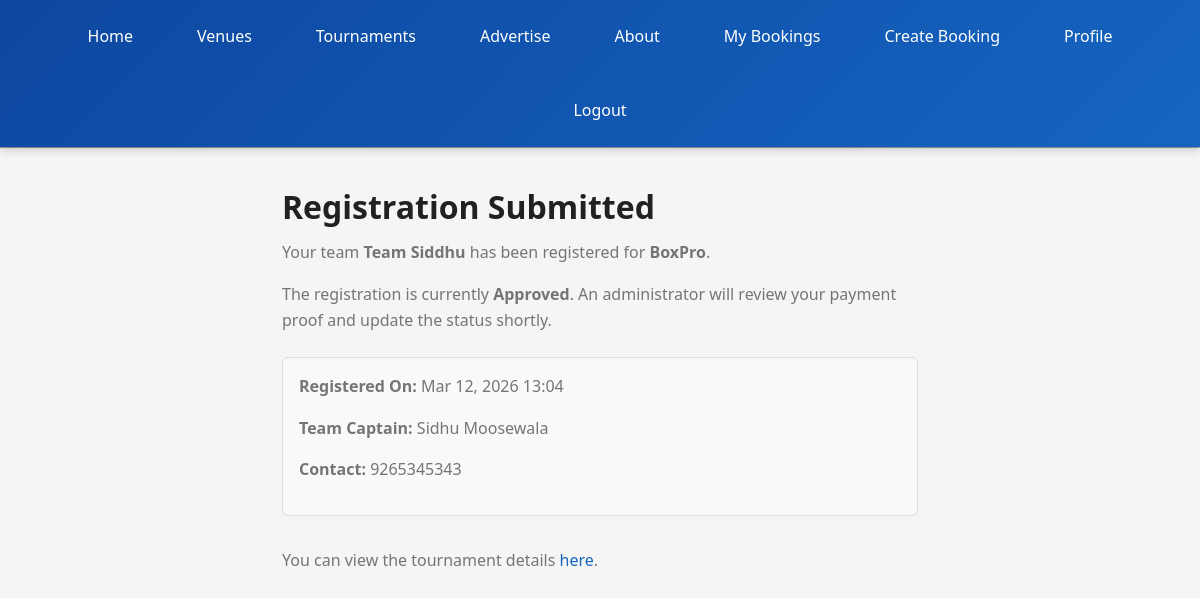
Screenshot of /booking/tournaments/registration/success/1/ (signed in) with the database file from the repository.
### booking/models.py (models this page shows, shortened)
class TournamentRegistration(models.Model):
    STATUS_CHOICES = (
        ('pending', 'Pending'),
        ('approved', 'Approved'),
        ('rejected', 'Rejected'),
    )
    tournament = models.ForeignKey(Tournament, related_name='registrations', on_delete=models.CASCADE)
    team = models.ForeignKey(Team, related_name='tournament_registrations', on_delete=models.CASCADE)
    user = models.ForeignKey(settings.AUTH_USER_MODEL, related_name='tournament_registrations', on_delete=models.CASCADE)
    status = models.CharField(max_length=20, choices=STATUS_CHOICES, default='pending')
    created_at = models.DateTimeField(auto_now_add=True)
    updated_at = models.DateTimeField(auto_now=True)
    class Meta:
        ordering = ['-created_at']
        unique_together = ('tournament', 'team')

class Team(models.Model):
    name = models.CharField(max_length=150)
    captain_name = models.CharField(max_length=100)
    contact_number = models.CharField(max_length=15)
    player_list = models.TextField(help_text='List players (one per line)')
    created_by = models.ForeignKey(settings.AUTH_USER_MODEL, related_name='teams', on_delete=models.CASCADE)
    created_at = models.DateTimeField(auto_now_add=True)
    class Meta:
        ordering = ['name']

class Tournament(models.Model):
    STATUS_CHOICES = (
        ('upcoming', 'Upcoming'),
        ('ongoing', 'Ongoing'),
        ('completed', 'Completed'),
        ('cancelled', 'Cancelled'),
    )
    name = models.CharField(max_length=150)
    description = models.TextField()
    poster = models.ImageField(upload_to='tournament_posters/', blank=True, null=True)
    start_date = models.DateField()
    end_date = models.DateField()
    start_time = models.TimeField()
    venue = models.ForeignKey(Venue, related_name='tournaments', on_delete=models.CASCADE)
    max_teams = models.PositiveIntegerField(default=8)
    entry_fee = models.DecimalField(max_digits=10, decimal_places=2, default=0)
    status = models.CharField(max_length=20, choices=STATUS_CHOICES, default='upcoming')
    contact_person = models.CharField(max_length=100)
    contact_email = models.EmailField()
    contact_phone = models.CharField(max_length=15)
    rules = models.TextField(blank=True)
    prize_pool = models.CharField(max_length=100, blank=True)
    created_at = models.DateTimeField(auto_now_add=True)
    updated_at = models.DateTimeField(auto_now=True)
    class Meta:
        ordering = ['start_date']

### booking/views.py (the view)
# urls.py: path('tournaments/registration/success/<int:pk>/', tournament_registration_success, name='tournament_registration_success'),
@login_required
def tournament_registration_success(request, pk):
    registration = get_object_or_404(TournamentRegistration, pk=pk, user=request.user)
    return render(request, 'booking/tournament_registration_success.html', {'registration': registration})

### booking/context_processors.py (called while the page is built)
def active_ads(request):
    today = timezone.now().date()
    active_ads_qs = Advertisement.objects.filter(is_active=True, start_date__lte=today, end_date__gte=today)
    ads_by_position = {choice[0]: [] for choice in Advertisement.POSITION_CHOICES}
    for ad in active_ads_qs:
        ads_by_position.setdefault(ad.position, []).append(ad)
    return {
        'active_ads': ads_by_position,
    }

### myproject/context_processors.py (called while the page is built)
def admin_email(request):
    return {'ADMIN_EMAIL': settings.ADMIN_EMAIL}

### templates/booking/tournament_registration_success.html
{% extends 'base.html' %}
{% block content %}
<div class="container" style="max-width:700px; margin:2rem auto;">
    <h2>Registration Submitted</h2>
    <p>Your team <strong>{{ registration.team.name }}</strong> has been registered for <strong>{{ registration.tournament.name }}</strong>.</p>
    <p>The registration is currently <strong>{{ registration.get_status_display }}</strong>. An administrator will review your payment proof and update the status shortly.</p>
    <div style="margin-top:1.5rem; padding:1rem; background:#f9f9f9; border:1px solid #ddd; border-radius:6px;">
        <p><strong>Registered On:</strong> {{ registration.created_at|date:'M d, Y H:i' }}</p>
        <p><strong>Team Captain:</strong> {{ registration.team.captain_name }}</p>
        <p><strong>Contact:</strong> {{ registration.team.contact_number }}</p>
    </div>
    <p style="margin-top:2rem;">You can view the tournament details <a href="{% url 'tournament_detail' registration.tournament.pk %}">here</a>.</p>
</div>
{% endblock %}

### static/css/style.css (style rules this page uses)
:root { --primary-color: #1565c0; --primary-dark: #0d47a1; --primary-light: #42a5f5; --accent-color: #ff6f00; --success-color: #2e7d32; --danger-color: #c62828; --warning-color: #f57c00; --neutral-bg: #f5f5f5; --neutral-border: #e0e0e0; --text-primary: #212121; --text-secondary: #757575; --shadow-sm: 0 2px 4px rgba(0,0,0,0.1); --shadow-md: 0 4px 8px rgba(0,0,0,0.15); --shadow-lg: 0 8px 16px rgba(0,0,0,0.2); }
* { margin: 0; padding: 0; box-sizing: border-box; }
html { scroll-behavior: smooth; }
body { font-family: 'Segoe UI', Tahoma, Geneva, Verdana, sans-serif; background-color: var(--neutral-bg); color: var(--text-primary); line-height: 1.6; }
h1, h2, h3, h4, h5, h6 { font-weight: 600; margin-bottom: 0.5rem; color: var(--text-primary); }
h2 { font-size: 2rem; }
p { color: var(--text-secondary); margin-bottom: 1rem; }
a { color: var(--primary-color); text-decoration: none; transition: color 0.3s ease; }
.container { max-width: 1200px; margin: 2rem auto; padding: 0 2rem; width: 100%; }

### rows the page displays
TournamentRegistration: team.name "Team Siddhu", tournament.name "BoxPro", status "Approved", created_at "Mar 12, 2026 13:04", team.captain_name "Sidhu Moosewala", team.contact_number "9265345343"
